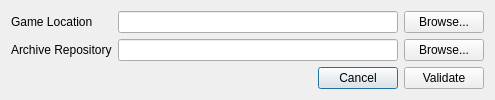
<?xml version="1.0" encoding="UTF-8"?>
<ui version="4.0">
 <class>Settings</class>
 <widget class="QWidget" name="Settings">
  <property name="minimumSize">
   <size>
    <width>600</width>
    <height>0</height>
   </size>
  </property>
  <property name="maximumSize">
   <size>
    <width>800</width>
    <height>16777215</height>
   </size>
  </property>
  <property name="windowTitle">
   <string>Settings</string>
  </property>
  <layout class="QGridLayout" name="gridLayout">
   <property name="sizeConstraint">
    <enum>QLayout::SetFixedSize</enum>
   </property>
   <item row="3" column="3">
    <widget class="QPushButton" name="save_button">
     <property name="text">
      <string>Validate</string>
     </property>
    </widget>
   </item>
   <item row="2" column="0">
    <widget class="QLabel" name="repo_label">
     <property name="text">
      <string>Archive Repository</string>
     </property>
    </widget>
   </item>
   <item row="2" column="3">
    <widget class="QPushButton" name="repo_button">
     <property name="text">
      <string>Browse...</string>
     </property>
    </widget>
   </item>
   <item row="0" column="0">
    <widget class="QLabel" name="game_label">
     <property name="text">
      <string>Game Location</string>
     </property>
    </widget>
   </item>
   <item row="0" column="3">
    <widget class="QPushButton" name="game_button">
     <property name="text">
      <string>Browse...</string>
     </property>
    </widget>
   </item>
   <item row="3" column="2">
    <widget class="QPushButton" name="cancel_button">
     <property name="text">
      <string>Cancel</string>
     </property>
     <property name="default">
      <bool>true</bool>
     </property>
    </widget>
   </item>
   <item row="2" column="1" colspan="2">
    <widget class="QLineEdit" name="repo_input">
     <property name="minimumSize">
      <size>
       <width>280</width>
       <height>0</height>
      </size>
     </property>
    </widget>
   </item>
   <item row="0" column="1" colspan="2">
    <widget class="QLineEdit" name="game_input">
     <property name="minimumSize">
      <size>
       <width>280</width>
       <height>0</height>
      </size>
     </property>
    </widget>
   </item>
   <item row="3" column="1">
    <spacer name="horizontalSpacer">
     <property name="orientation">
      <enum>Qt::Horizontal</enum>
     </property>
     <property name="sizeHint" stdset="0">
      <size>
       <width>40</width>
       <height>20</height>
      </size>
     </property>
    </spacer>
   </item>
  </layout>
 </widget>
 <resources/>
 <connections/>
</ui>
